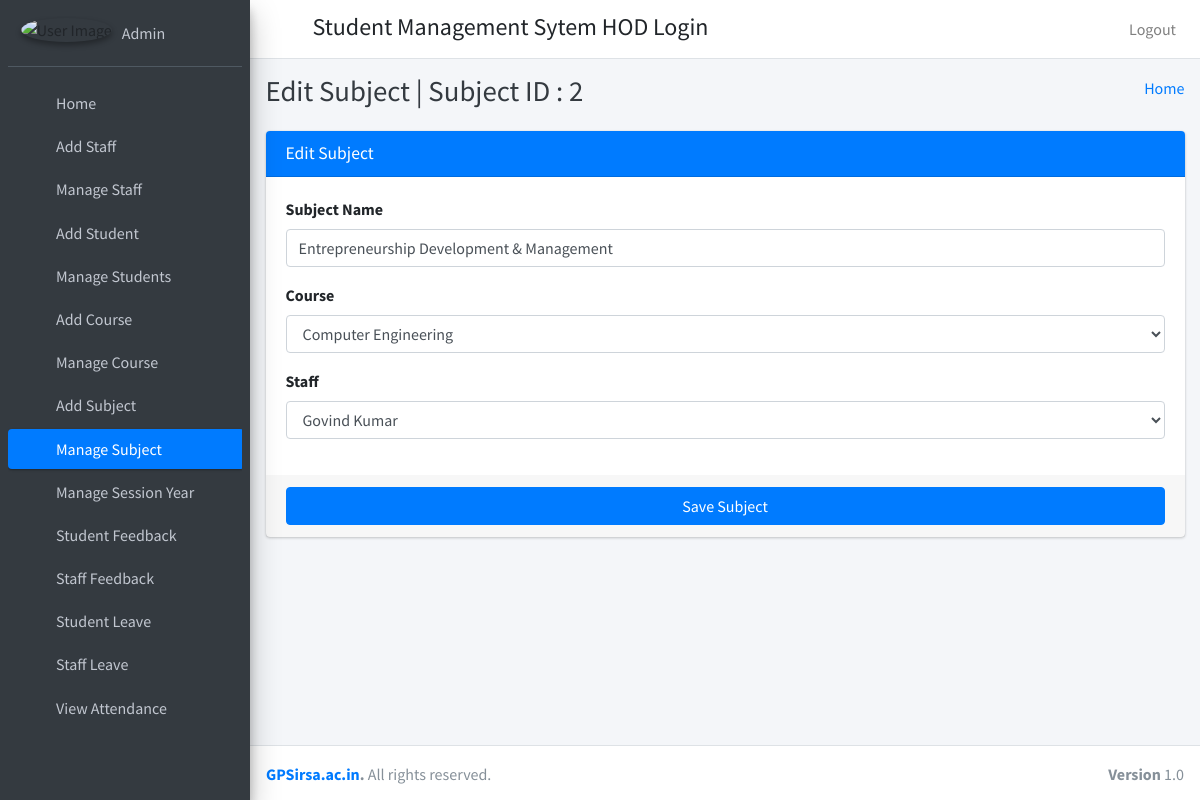
The app's page /edit_subject/2 (signed in) with its own data.
### student_management_app/models.py (models this page shows)
class CustomUser(AbstractUser):
    user_type_data=((1,"HOD"),(2,"Staff"),(3,"Student"))
    user_type=models.CharField(default=1,choices=user_type_data,max_length=10)

class Subjects(models.Model):
    id=models.AutoField(primary_key=True)
    subject_name=models.CharField(max_length=255)
    course_id=models.ForeignKey(Courses,on_delete=models.CASCADE,default=1)
    staff_id=models.ForeignKey(CustomUser,on_delete=models.CASCADE)
    created_at=models.DateTimeField(auto_now_add=True)
    updated_at=models.DateTimeField(auto_now_add=True)
    objects=models.Manager()

class Courses(models.Model):
    id=models.AutoField(primary_key=True)
    course_name=models.CharField(max_length=255)
    created_at=models.DateTimeField(auto_now_add=True)
    updated_at=models.DateTimeField(auto_now_add=True)
    objects=models.Manager()

### student_management_app/HodViews.py (the view)
# urls.py: path('edit_subject/<str:subject_id>', HodViews.edit_subject,name="edit_subject"),
def edit_subject(request,subject_id):
    subject=Subjects.objects.get(id=subject_id)
    courses=Courses.objects.all()
    staffs=CustomUser.objects.filter(user_type=2)
    return render(request,"hod_template/edit_subject_template.html",{"subject":subject,"staffs":staffs,"courses":courses,"id":subject_id})

### student_management_app/templates/hod_template/edit_subject_template.html (shortened to what this page needs)
{% extends 'hod_template/base_template.html' %}
{% block page_title %}
Edit Subject | Subject ID : {{ subject.id }}
{% endblock page_title %}
{% block main_content %}
    <section class="content">
      <div class="container-fluid">
          <div class="row">
              <div class="col-md-12">
            <div class="card card-primary">
              <div class="card-header">
                <h3 class="card-title">Edit Subject</h3>
              </div>
              <form role="form" action="/edit_subject_save" method="post">
                <div class="card-body">
                  <div class="form-group">
                    <label>Subject Name </label>
                    <input type="text" class="form-control" name="subject_name" placeholder="Enter Subject" value="{{ subject.subject_name }}">
                  </div>
                   <div class="form-group">
                    <label>Course </label>
                    <select class="form-control" name="course">
                        {% for course in courses %}
                              <option value="{{ course.id }}" {% if course.id == subject.course_id.id %} selected {% endif %}>{{ course.course_name }}</option>
                        {% endfor %}
                    </select>
                  </div>
                  <div class="form-group">
                    <label>Staff</label>
                    <select class="form-control" name="staff">
                        {% for staff in staffs %}
                          <option value="{{ staff.id }}" {% if staff.id == subject.staff_id.id %} selected {% endif %}>{{ staff.first_name }} {{ staff.last_name }}</option>
                        {% endfor %}
                    </select>
                  </div>
                </div>
                <div class="card-footer">
                  <button type="submit" class="btn btn-primary btn-block">Save Subject</button>
                </div>
              </form>
            </div>
          </div>
          </div>
      </div>
    </section>
{% endblock main_content %}

### student_management_app/templates/hod_template/sidebar_template.html (shortened to what this page needs)
{% load static %}
  <aside class="main-sidebar sidebar-dark-primary elevation-4">
    <div class="sidebar">
      <div class="user-panel mt-3 pb-3 mb-3 d-flex">
        <div class="image">
          <img src="{% static "dist/img/user1-128x128.jpg" %}" class="img-circle elevation-2" alt="User Image">
        </div>
        <div class="info">
          <a href="{% url 'admin_profile' %}" class="d-block">{{ user.username }}</a>
        </div>
      </div>
      <nav class="mt-2">
        <ul class="nav nav-pills nav-sidebar flex-column" data-widget="treeview" role="menu" data-accordion="false">
          <li class="nav-item">
            {% url 'admin_home' as admin_home %}
            <a href="{{ admin_home }}" class="nav-link {% if request.path == admin_home %} active {% endif %}">
              <i class="nav-icon fas fa-th"></i>
              <p>
                Home
              </p>
            </a>
          </li>
          <li class="nav-item">
            {% url 'add_staff' as add_staff %}
            <a href="{{ add_staff }}" class="nav-link {% if request.path == add_staff %} active {% endif %}">
              <i class="nav-icon fas fa-th"></i>
              <p>
                Add Staff
              </p>
            </a>
          </li>
           <li class="nav-item">
              {% url 'manage_staff' as manage_staff %}
            {% url 'edit_staff' staff_id=id as edit_staff %}
            <a href="{% url 'manage_staff' %}" class="nav-link {% if request.path == manage_staff %} active {% endif %} {% if request.path == edit_staff %} active {% endif %}">
              <i class="nav-icon fas fa-th"></i>
              <p>
                Manage Staff
              </p>
            </a>
          </li>
          <li class="nav-item">
              {% url 'add_student' as add_student %}
            <a href="{% url 'add_student' %}" class="nav-link {% if request.path == add_student %} active {% endif %}">
              <i class="nav-icon fas fa-th"></i>
              <p>
                Add Student
              </p>
            </a>
          </li>
          <li class="nav-item">
              {% url 'manage_student' as manage_student %}
              {% url 'edit_student' student_id=id as edit_student %}
            <a href="{% url 'manage_student' %}" class="nav-link {% if request.path == manage_student %} active {% endif %} {% if request.path == edit_student %} active {% endif %}">
              <i class="nav-icon fas fa-th"></i>
              <p>
                Manage Students
              </p>
            </a>
          </li>
          <li class="nav-item">
            {% url 'add_course' as add_course %}
            <a href="{% url 'add_course' %}" class="nav-link {% if request.path == add_course %} active {% endif %}">
              <i class="nav-icon fas fa-th"></i>
              <p>
                Add Course
              </p>
            </a>
          </li>
          <li class="nav-item">
            {% url 'manage_course' as manage_course %}
              {% url 'edit_course' course_id=id as edit_course %}
            <a href="{% url 'manage_course' %}" class="nav-link {% if request.path == manage_course %} active {% endif %} {% if request.path == edit_course %} active {% endif %}">
              <i class="nav-icon fas fa-th"></i>
              <p>
                Manage Course
              </p>
            </a>
          </li>
          <li class="nav-item">
            {% url 'add_subject' as add_subject %}
            <a href="{% url 'add_subject' %}" class="nav-link {% if request.path == add_subject %} active {% endif %}">
              <i class="nav-icon fas fa-th"></i>
              <p>
                Add Subject
              </p>
            </a>
          </li>
          <li class="nav-item">
            {% url 'manage_subject' as manage_subject %}
            {% url 'edit_subject' subject_id=id as edit_subject %}
            <a href="{% url 'manage_subject' %}" class="nav-link {% if request.path == manage_subject %} active {% endif %} {% if request.path == edit_subject %} active {% endif %} ">
              <i class="nav-icon fas fa-th"></i>
              <p>
                Manage Subject
              </p>
            </a>
          </li>
          <li class="nav-item">
            {% url 'manage_session' as manage_session %}
            <a href="{% url 'manage_session' %}" class="nav-link {% if request.path == manage_session %} active {% endif %} ">
              <i class="nav-icon fas fa-th"></i>
              <p>
                Manage Session Year
              </p>
            </a>
          </li>
           <li class="nav-item">
             {% url 'student_feedback_message' as student_feedback_message %}
            <a href="{% url 'student_feedback_message' %}" class="nav-link {% if request.path == student_feedback_message %} active {% endif %}">
              <i class="nav-icon fas fa-th"></i>
              <p>
                Student Feedback
              </p>
            </a>
          </li>
           <li class="nav-item">
               {% url 'staff_feedback_message' as staff_feedback_message %}
            <a href="{% url 'staff_feedback_message' %}" class="nav-link {% if request.path == staff_feedback_message %} active {% endif %}">
              <i class="nav-icon fas fa-th"></i>
              <p>
                Staff Feedback
              </p>
            </a>
          </li>
           <li class="nav-item">
               {% url 'student_leave_view' as student_leave_view %}
            <a href="{% url 'student_leave_view' %}" class="nav-link {% if request.path == student_leave_view %} active {% endif %}">
              <i class="nav-icon fas fa-th"></i>
              <p>
                Student Leave
              </p>
            </a>
          </li>
            <li class="nav-item">
                 {% url 'staff_leave_view' as staff_leave_view %}
            <a href="{% url 'staff_leave_view' %}" class="nav-link {% if request.path == staff_leave_view %} active {% endif %}">
              <i class="nav-icon fas fa-th"></i>
              <p>
                Staff Leave
              </p>
            </a>
          </li>
          <li class="nav-item">
            {% url 'admin_view_attendance' as admin_view_attendance %}
             <a href="{% url 'admin_view_attendance' %}" class="nav-link {% if request.path == admin_view_attendance %} active {% endif %}">
              <i class="nav-icon fas fa-th"></i>
              <p>
                View Attendance
              </p>
            </a>
          </li>
          <li class="nav-item">
            {% url 'admin_send_notification_staff' as admin_send_notification_staff %}
             <a href="{% url 'admin_send_notification_staff' %}" class="nav-link {% if request.path == admin_send_notification_staff %} active {% endif %}">
            </a>
          </li>
        </ul>
      </nav>
    </div>
  </aside>

### records on screen
CustomUser: username "Admin"
Subjects: id "2", subject_name "Entrepreneurship Development & Management", course "Computer Engineering", staff "Govind Kumar"
